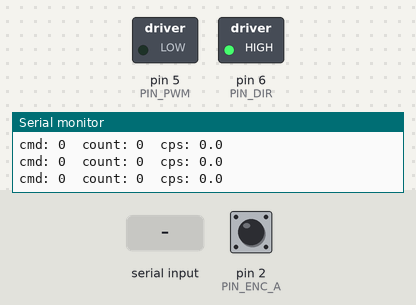
Simulated run of this sketch. Board: Arduino Uno, built with avr-gcc and run on an emulated ATmega328P. Shown: switched loads named in the sketch (green lamp = pin HIGH), the last lines printed to the serial monitor. Inputs (shaded band) come from the test bench; at power-on: pin 2 (PIN_ENC_A) HIGH.

Above: at 2.2 s.
2.3 s: "90,45\n" received over Serial
At 3.5 s:
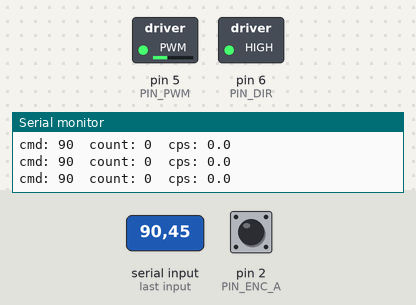
3.8 s: "30,150\n" received over Serial
At 4.7 s:
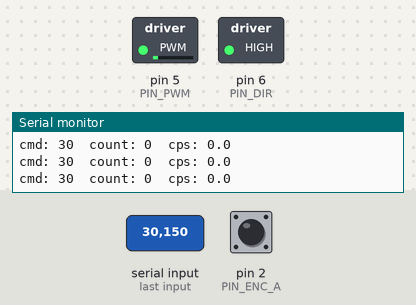
5.3 s: "200\n" received over Serial
At 5.8 s:
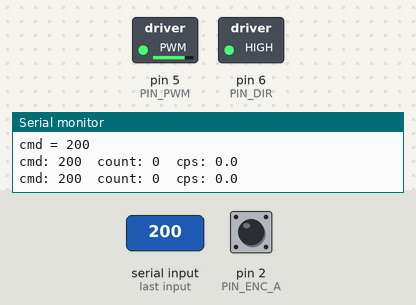
6.8 s: "90\n" received over Serial
At 8.2 s:
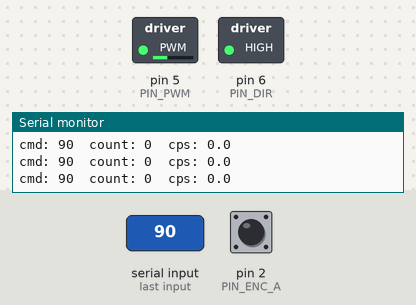
Timing chart, 0 to 9.3 s (numbered marks = the images above; inputs shaded):
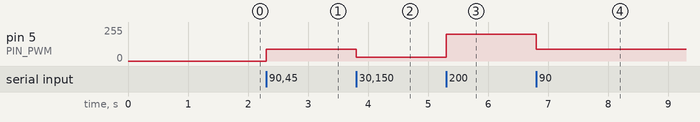

Measured:
- after the input at 2.3 s, pin 5 (PIN_PWM): 0/255 → 90/255 at once
- after the input at 3.8 s, pin 5 (PIN_PWM): 90/255 → 30/255 at once
- after the input at 5.3 s, pin 5 (PIN_PWM): 30/255 → 200/255 at once
- after the input at 6.8 s, pin 5 (PIN_PWM): 200/255 → 90/255 at once

The sketch:

motor1_test.ino
```cpp
// =============================================================
//  Motor 1 test : OpenCR + Cytron MDD10A + JGB37-520 (hall encoder)
// -------------------------------------------------------------
//  Wiring (change the pin numbers below if yours differ)
//    MDD10A PWM1  -> OpenCR D5
//    MDD10A DIR1  -> OpenCR D6
//    MDD10A GND   -> OpenCR GND   (common ground is required!)
//    Encoder A    -> OpenCR D2    (interrupt pin)
//    Encoder B    -> OpenCR D3
//    Encoder VCC  -> OpenCR 3.3V  (keeps the signal at 3.3V logic)
//    Encoder GND  -> OpenCR GND
//
//  Usage (Serial Monitor, 115200 baud, "Newline")
//    Type a number from -255 to 255 and press Enter
//      e.g. 80  -> forward slowly
//          -80  -> reverse slowly
//            0  -> stop
//    Type r  -> reset the encoder count to 0
// =============================================================

const int PIN_PWM = 5;
const int PIN_DIR = 6;
const int PIN_ENC_A = 2;
const int PIN_ENC_B = 3;

// Encoder counts per ONE turn of the output shaft.
// Find it in step 4: reset with 'r', turn the wheel exactly one turn
// by hand, then put the printed count here.
float COUNTS_PER_REV = 0;   // 0 = unknown yet (RPM is not printed)

volatile long encCount = 0;
long lastCount = 0;
unsigned long lastPrint = 0;
int currentCmd = 0;

void encoderISR() {
  // On each rising edge of A, B tells the direction
  if (digitalRead(PIN_ENC_B) == HIGH) encCount++;
  else                                encCount--;
}

void setMotor(int cmd) {
  cmd = constrain(cmd, -255, 255);
  digitalWrite(PIN_DIR, cmd >= 0 ? HIGH : LOW);
  analogWrite(PIN_PWM, abs(cmd));
  currentCmd = cmd;
}

void setup() {
  Serial.begin(115200);
  pinMode(PIN_PWM, OUTPUT);
  pinMode(PIN_DIR, OUTPUT);
  pinMode(PIN_ENC_A, INPUT_PULLUP);
  pinMode(PIN_ENC_B, INPUT_PULLUP);

  // OpenCR: pin D2 is external interrupt 0.
  // If the count never changes, check the OpenCR e-manual interrupt pin table.
  attachInterrupt(0, encoderISR, RISING);

  setMotor(0);
  delay(1000);
  Serial.println("Motor1 test ready. Enter -255~255, or 'r' to reset count.");
}

void loop() {
  // ---- read command ----
  if (Serial.available()) {
    String s = Serial.readStringUntil('\n');
    s.trim();
    if (s == "r") {
      noInterrupts(); encCount = 0; interrupts();
      lastCount = 0;
      Serial.println("count reset");
    } else if (s.length() > 0) {
      setMotor(s.toInt());
      Serial.print("cmd = "); Serial.println(currentCmd);
    }
  }

  // ---- print every 200 ms ----
  unsigned long now = millis();
  if (now - lastPrint >= 200) {
    noInterrupts(); long c = encCount; interrupts();
    long delta = c - lastCount;
    float dt = (now - lastPrint) / 1000.0;

    Serial.print("cmd: ");    Serial.print(currentCmd);
    Serial.print("\tcount: "); Serial.print(c);
    Serial.print("\tcps: ");   Serial.print(delta / dt, 1);   // counts per second
    if (COUNTS_PER_REV > 0) {
      Serial.print("\trpm: ");
      Serial.print(delta / dt / COUNTS_PER_REV * 60.0, 1);
    }
    Serial.println();

    lastCount = c;
    lastPrint = now;
  }
}
```
